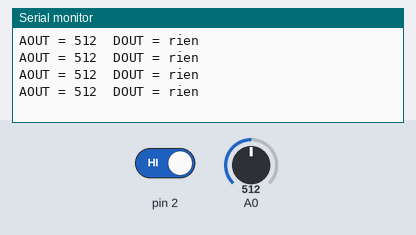
This sketch was run on a simulated Arduino Uno, built with avr-gcc and run on an emulated ATmega328P. On the bench: the last lines printed to the serial monitor. The inputs (shaded band) are chosen by the test bench; at power-on: pin 2 HIGH, A0 = 512.

Above: at 1.2 s.
1.3 s: pin 2 driven LOW
At 1.71 s:
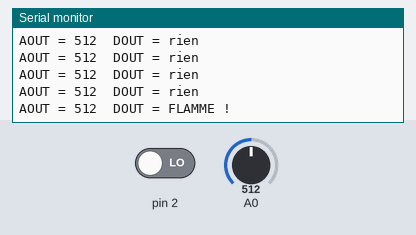
3.6 s: A0 set to 716
At 3.81 s:
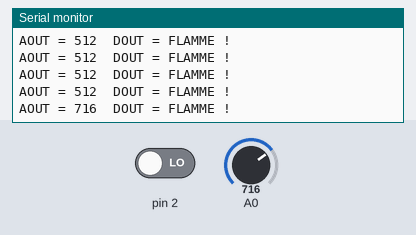
5.1 s: A0 set to 900
At 5.31 s:
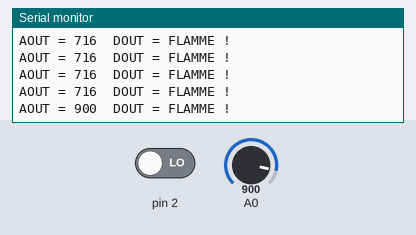
6.6 s: pin 2 driven HIGH
At 6.82 s:
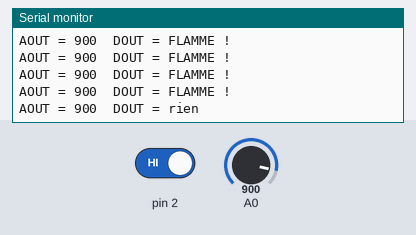
Timing chart, 0 to 9.1 s (numbered marks = the images above; inputs shaded):
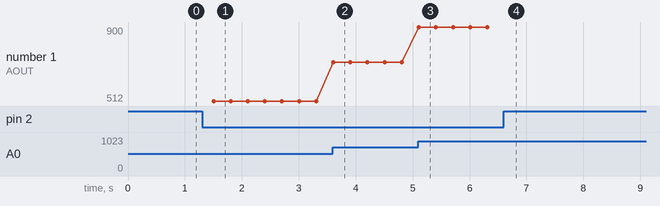

Measured:
- after the input at 1.3 s, the serial monitor: prints a new line after 0.20 s (image 1)
- after the input at 3.6 s, the serial monitor: prints a new line at once (image 2)
- after the input at 5.1 s, the serial monitor: prints a new line at once (image 3)
- after the input at 6.6 s, the serial monitor: prints a new line at once (image 4)
- plotted number 1: 512 → 716 after the input at 3.6 s, 716 → 900 after the input at 5.1 s

The sketch:

flame-uno.ino
```cpp
// Test capteur de flamme : AOUT baisse quand la flamme approche, DOUT actif bas.
void setup() {
  pinMode(2, INPUT);
  Serial.begin(115200);
}

void loop() {
  Serial.print("AOUT = ");
  Serial.print(analogRead(A0));
  Serial.print("  DOUT = ");
  Serial.println(digitalRead(2) == LOW ? "FLAMME !" : "rien");
  delay(300);
}
```
